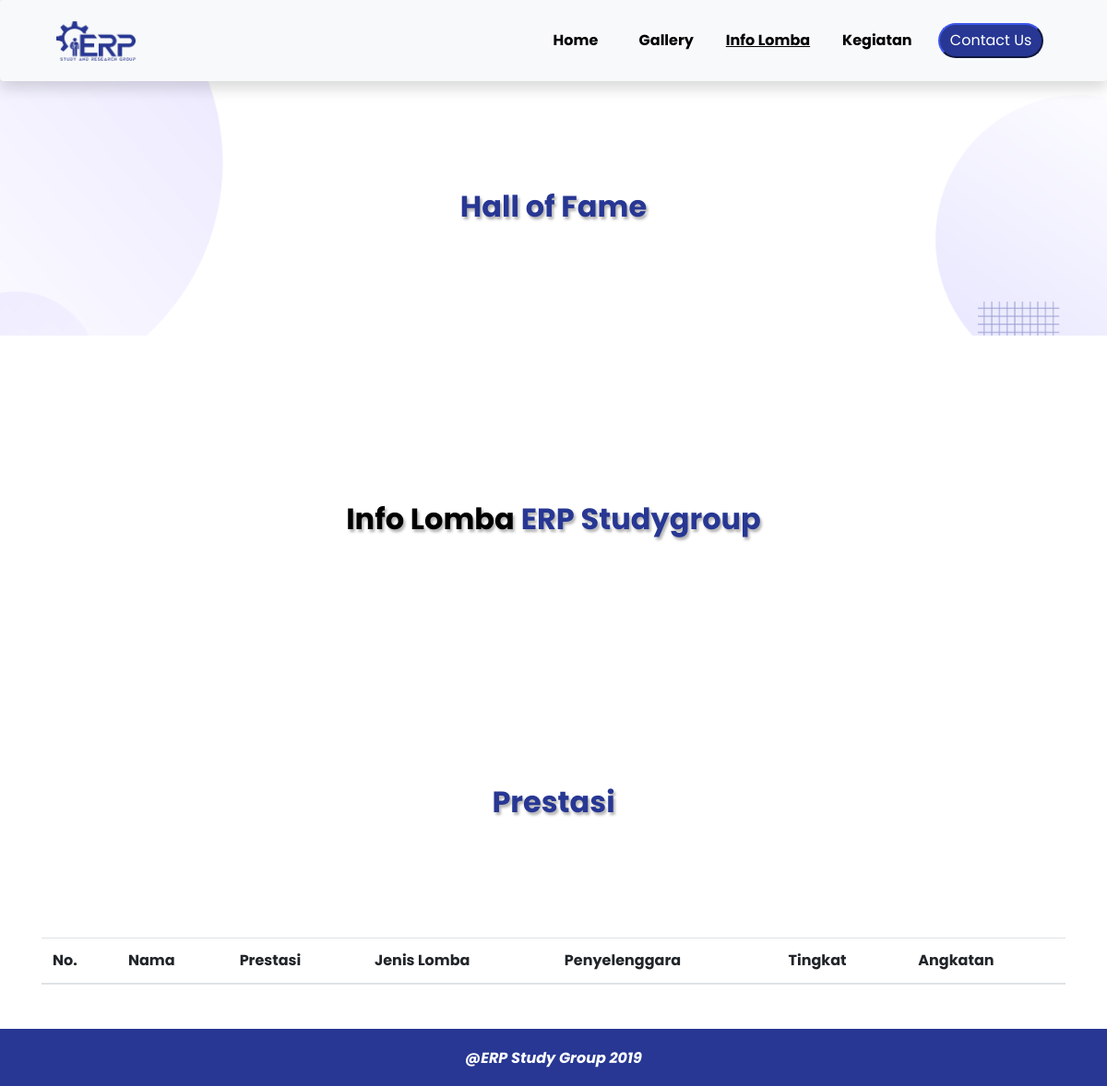
The app's page /info_lomba.php, older data.
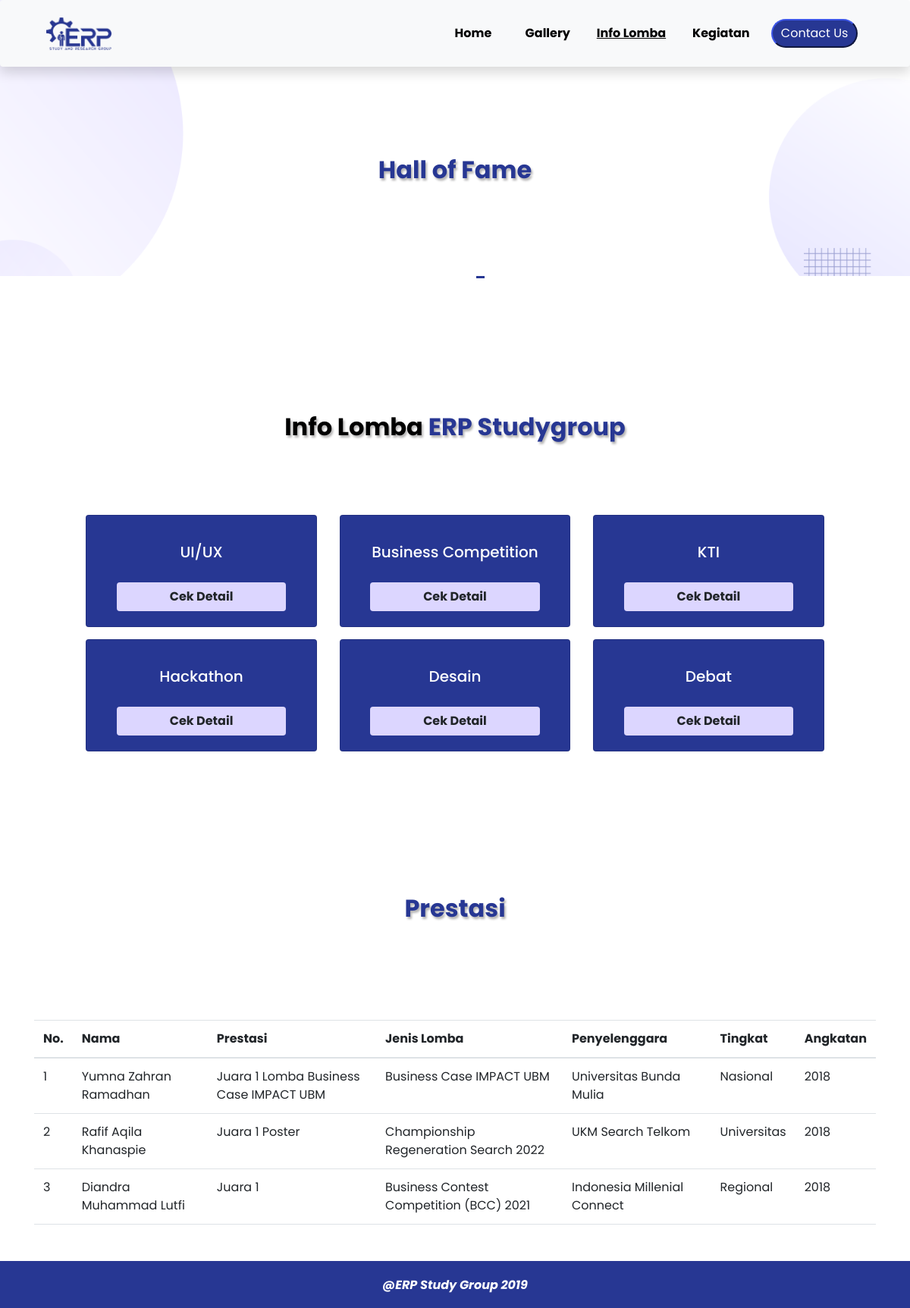
The same page, newer data.
### tables this page shows
CREATE TABLE `comp_cat` (
  `id_comp_cat` int(11) NOT NULL,
  `cat_name` varchar(25) NOT NULL
);

CREATE TABLE `prestasi` (
  `id_prestasi` int(11) NOT NULL,
  `nama` varchar(50) NOT NULL,
  `prestasi` varchar(50) NOT NULL,
  `jenis_lomba` varchar(150) NOT NULL,
  `penyelenggara` varchar(50) NOT NULL,
  `tingkat` varchar(50) NOT NULL,
  `tahun` varchar(5) NOT NULL,
  `gambar` varchar(255) DEFAULT NULL
);

### info_lomba.php (the view, shortened to what this page needs)
<?php
$page = 'Info Lomba';
include "header.php";
$ach1 = mysqli_query($conn,"SELECT * FROM prestasi WHERE gambar IS NOT NULL ORDER BY id_prestasi DESC LIMIT 12");
$cat = mysqli_query($conn,"SELECT * FROM comp_cat");
?>
    <section class="contact-sec">
        <section id="title">
            <div class="container mb-3">
                <h2 class="title">
                    <b>
                    <font color="#273793">Hall of Fame</font>
                    </b>
                </h2>
            </div>
        </section>
        <section id="carousel-activity">
          <div id="carouselExampleIndicators" class="carousel slide" data-bs-ride="carousel">
                <?php if(mysqli_num_rows($ach1)>0):
                ?>
             <div class="carousel-indicators">
                <button type="button" data-bs-target="#carouselExampleIndicators" data-bs-slide-to="0" class="active"  aria-current="true" aria-label="Slide 1"></button>
                <button type="button" data-bs-target="#carouselExampleIndicators" data-bs-slide-to="1" aria-label="Slide 2"></button>
                <button type="button" data-bs-target="#carouselExampleIndicators" data-bs-slide-to="2" aria-label="Slide 3"></button>
              </div>
            <?php endif; ?>
        </section>
                </section>
        <section id="title">
            <div class="container">
                <h2 class="title">
                    <b>
                    <font color="black">Info Lomba</font>
                    <font color="#273793">ERP Studygroup</font>
                    </b>
                </h2>
            </div>
        </section>
        <section id="card-lomba">
            <div style="padding-left: 3cm; padding-right: 3cm;">
                <div class="row">
                    <?php while($i=mysqli_fetch_assoc($cat)): ?>
                    <div class="col-lg-4 col-md-2 my-2">
                      <div class="card" style="background-color: #273793; color: white;">
                        <div class="card-body">
                          <h5 class="card-title d-flex justify-content-center p-3"><?= $i['cat_name']; ?></h5>
                          <div class="d-flex justify-content-center">
                            <a href="#" data-target="#comp<?= $i['id_comp_cat']; ?>" data-toggle="modal" class="btn d-flex justify-content-center" style="background-color: #DCD6FF; width: 85%;"><b>Cek Detail</b></a>
                          </div>
                        </div>
                      </div>
                    </div>
                    <?php endwhile; ?>
                </div>
            </div>
        </section>
        <section id="title-prestasi">
            <div class="container">
                <h2 class="title">
                    <b>
                    <font color="#273793">Prestasi</font>
                    </b>
                </h2>
                <table class="table my-5" id="tabel">
                  <thead>
                    <tr>
                      <th>No.</th>
                      <th>Nama</th>
                      <th>Prestasi</th>
                      <th>Jenis Lomba</th>
                      <th>Penyelenggara</th>
                      <th>Tingkat</th>
                      <th>Angkatan</th>
                    </tr>
                  </thead>
                  <tbody>
                    <?php
                    $query = mysqli_query($conn,"SELECT * FROM prestasi");
                    $i = 1;
                    while($d=mysqli_fetch_assoc($query)): ?>
                      <tr>
                        <td><?= $i; ?></td>
                        <td><?= $d['nama']; ?></td>
                        <td><?= $d['prestasi']; ?></td>
                        <td><?= $d['jenis_lomba']; ?></td>
                        <td><?= $d['penyelenggara']; ?></td>
                        <td><?= $d['tingkat']; ?></td>
                        <td><?= $d['tahun']; ?></td>
                      </tr>
                    <?php
                    $i++;
                    endwhile; ?>
                  </tbody>
                </table>
            </div>
        </section>
<?php
include "footer.php";
?>

### header.php (shortened to what this page needs)
<?php
$body='';
if($page=='Home'){$class1='<u>Home</u>';$class2='Gallery';$class3='Info Lomba';$class4='Kegiatan';}
elseif($page=='Gallery'){
    $class1='Home';$class2='<u>Gallery</u>';$class3='Info Lomba';$class4='Kegiatan';
    $body='gallerysec';
}
elseif($page=='Info Lomba'){$class1='Home';$class2='Gallery';$class3='<u>Info Lomba</u>';$class4='Kegiatan';}
elseif($page=='Kegiatan'){$class1='Home';$class2='Gallery';$class3='Info Lomba';$class4='<u>Kegiatan</u>';}
elseif($page=='Feedback'){
    $class1='Home';$class2='Gallery';$class3='Info Lomba';$class4='Kegiatan';
    $body='feedsec';
}
else{$class1='Home';$class2='Gallery';$class3='Info Lomba';$class4='Kegiatan';}
?>
<!doctype html>
<html lang="en">
  <head>
    <link href="https://cdn.jsdelivr.net/npm/bootstrap@5.1.3/dist/css/bootstrap.min.css"
    rel="stylesheet"
>
    <link rel="stylesheet" href="https://cdn.jsdelivr.net/npm/bootstrap@4.6.1/dist/css/bootstrap.min.css">
    <link rel="stylesheet" href="./assets/css/style.css">
    <link rel="stylesheet" href="https://cdnjs.cloudflare.com/ajax/libs/font-awesome/5.15.3/css/all.min.css"></link>
    <link rel="stylesheet" type="text/css" href="https://cdn.datatables.net/v/bs5/dt-1.12.1/datatables.min.css">
  </head>
  <body class="<?=$body;?>">
    <nav class="navbar navbar-expand-lg navbar-light bg-light shadow p-3 mb-5 bg-body rounded fixed-top">
      <div class="container-fluid">
        <a class="navbar-brand" href="index.php">
          <img src="./assets/img/keprof erp.png" alt="" width="86" height="43" style="margin-left: 0.8cm;">
        </a>
        <div class="collapse navbar-collapse justify-content-end p-2" id="navbarSupportedContent">
          <ul class="navbar-nav" >
            <li class="nav-item">
              <a class="nav-link" href="index.php" style="margin-left: 1cm;margin-right: 0.25cm;color: black;"><b><?= $class1; ?></b></a>
            </li>
            <li class="nav-item">
              <a class="nav-link" href="gallery.php" style="margin-left: 0.5cm;margin-right: 0.25cm;color: black;"><b><?= $class2; ?></b></a>
            </li>
            <li class="nav-item">
              <a class="nav-link" href="info_lomba.php" style="margin-left: 0.25cm;margin-right: 0.25cm;color: black;"><b><?= $class3; ?></b></a>
            </li>
            <li class="nav-item">
              <a class="nav-link" href="kegiatan.php" style="margin-left: 0.25cm;margin-right: 0.3cm;color: black;"><b><?= $class4; ?></b></a>
            </li>
          </ul>
          <a href="contact_us.php">
            <button class="btn-contact" style="margin-right: 0.8cm; margin-left: 0.25cm;"><b>Contact Us</b></button>
          </a>
        </div>
      </div>
    </nav>

### footer.php (shortened to what this page needs)
  </body>
  <footer style=" background-color: #273793; color:#FFFFFF; padding-top: 20px; padding-bottom: 2px;">
    <div class="container text-center">
        <p><b><i>@ERP Study Group 2019</i></b></p>
    </div>
</footer>
</html>

### assets/css/style.css (style rules this page uses)
body { background-color: white; font-family: 'poppins'; }
.btn-contact { background-color:#273793; color: white; border-radius: 1cm; width: 3cm; height: 1cm; border-color:#273793 ; font-weight: 150; }
.title { text-align: center; text-shadow: 2px 3px 3px rgb(180, 179, 179); margin-top: 100px; padding: 5rem; }
.carousel-indicators { margin-bottom: -65px; margin-left: 600px; margin-right: 50px; width: 50px; height: 50px; border-radius: 100%; }
.carousel-indicators .active { background-color: #273793; }
.contact-sec { background-image: url(../img/bgcontactus.png); padding: 25px; background-repeat:none; background-size: cover; }

Row changes from the older to the newer data that the page shows:
added comp_cat: cat_name "UI/UX"
added comp_cat: cat_name "Business Competition"
added comp_cat: cat_name "KTI"
added comp_cat: cat_name "Hackathon"
added comp_cat: cat_name "Desain"
added comp_cat: cat_name "Debat"
added prestasi: nama "Yumna Zahran Ramadhan", prestasi "Juara 1 Lomba Business Case IMPACT UBM", jenis_lomba "Business Case IMPACT UBM", penyelenggara "Universitas Bunda Mulia", tingkat "Nasional", tahun "2018"
added prestasi: nama "Rafif Aqila Khanaspie", prestasi "Juara 1 Poster", jenis_lomba "Championship Regeneration Search 2022", penyelenggara "UKM Search Telkom", tingkat "Universitas", tahun "2018"
added prestasi: nama "Diandra Muhammad Lutfi", prestasi "Juara 1", jenis_lomba "Business Contest Competition (BCC) 2021", penyelenggara "Indonesia Millenial Connect", tingkat "Regional", tahun "2018"
